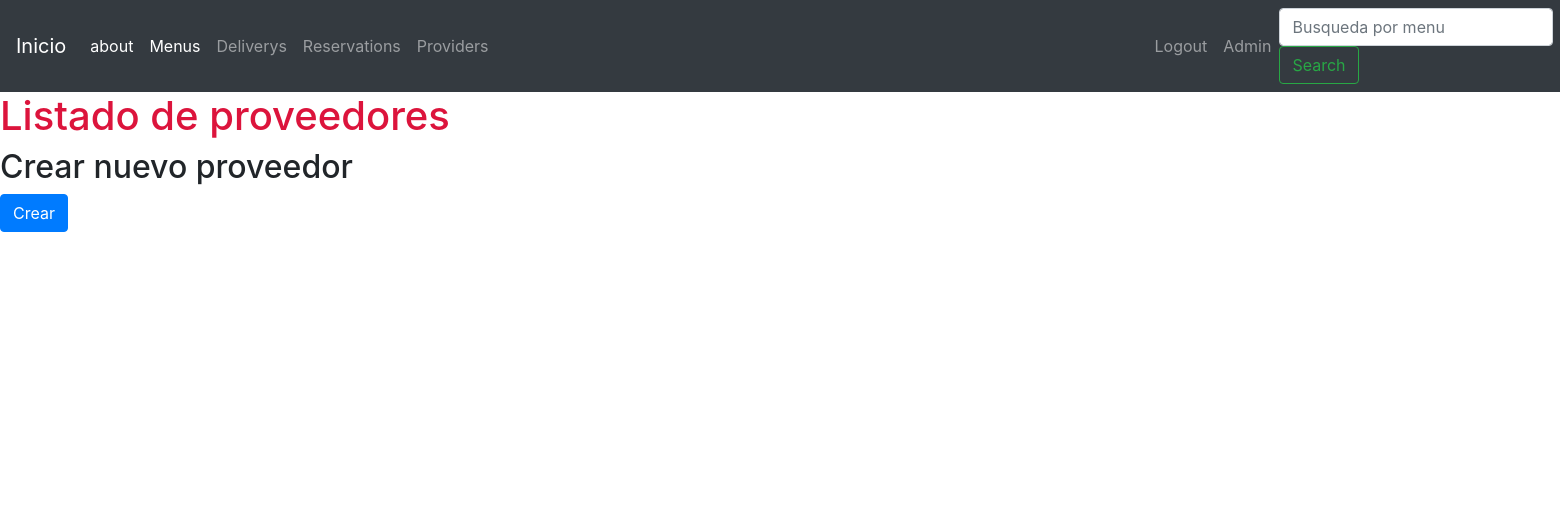
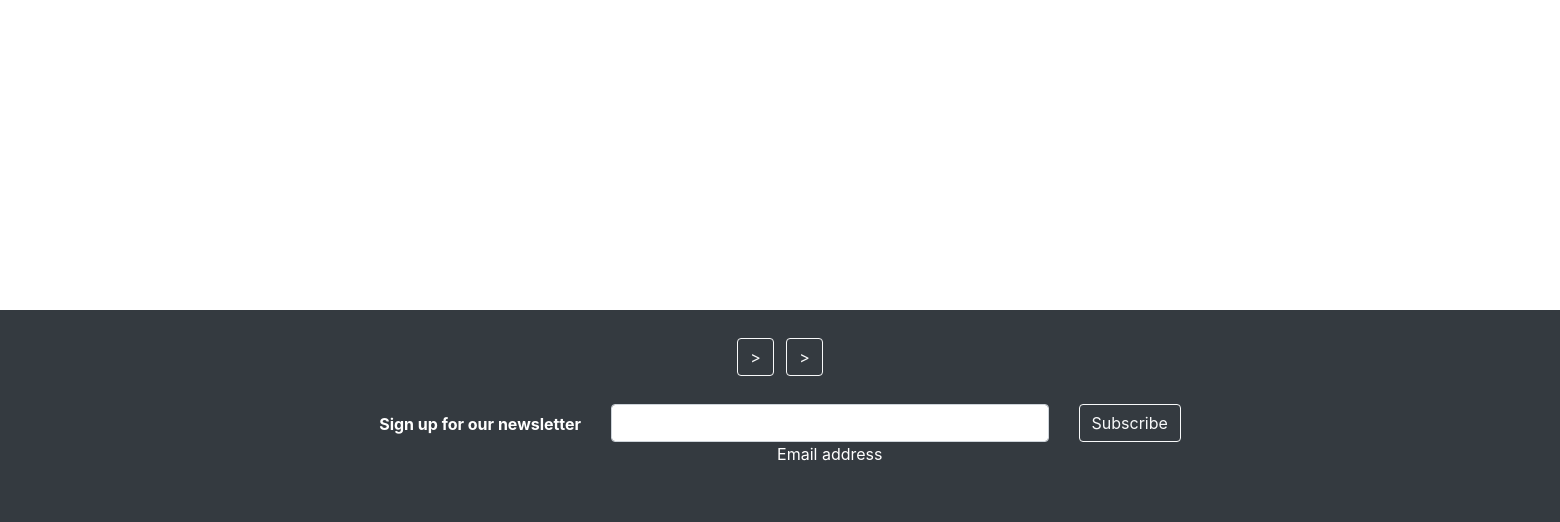
/providers/list-providers/ (signed in), run on an earlier commit of the app's database (2 pictures, top to bottom).
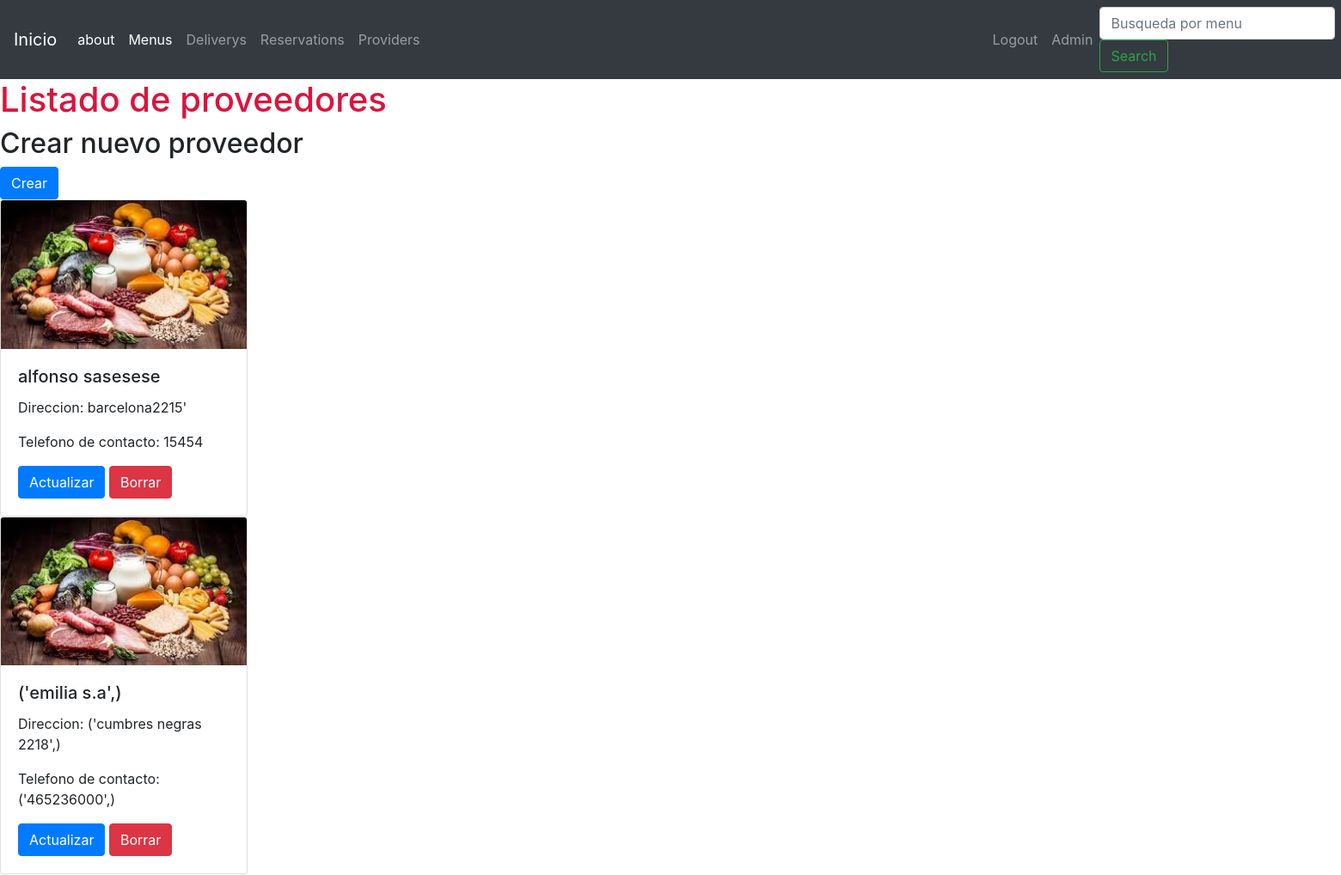
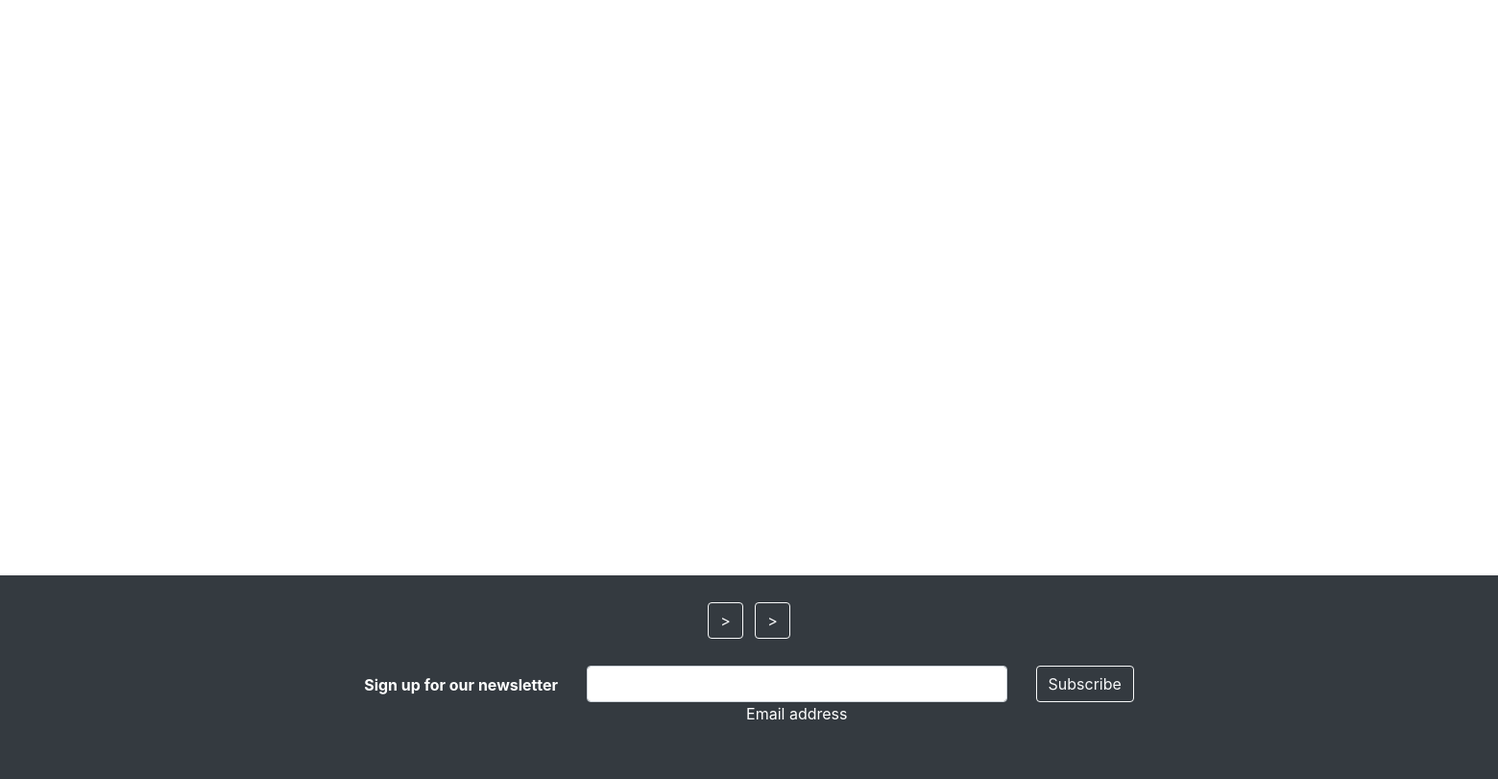
And on a later commit of the database (2 pictures, top to bottom).
### providers/models.py (models this page shows, shortened)
class Providers(models.Model):
    CHOICES = (
        ('Resposable Inscripto', 'Responsable Inscripto'),
        ('Monotributista', 'Monotributista'),
    )
    name = models.CharField(max_length=100, verbose_name= 'nombre')
    address = models.CharField(max_length=400, verbose_name= 'direccion')
    phone = models.CharField(max_length=20, verbose_name= 'telefono')
    tax_category = models.CharField(max_length=50, choices = CHOICES, verbose_name= 'categogia fiscal')
    is_active = models.BooleanField(default=True)
    class Meta:
        verbose_name = 'Provedor'
        verbose_name_plural = 'Provedores'

### providers/views.py (the view)
# urls.py: path('list-providers/', ProvidersListView.as_view(), name = 'list_providers'),
class ProvidersListView(LoginRequiredMixin, ListView):
    model = Providers
    template_name = 'providers/list_providers.html'
    queryset = Providers.objects.filter(is_active = True)

### templates/providers/list_providers.html (shortened to what this page needs)
{% extends 'base.html' %}
{% block content %}
<h1 style="color: crimson;">Listado de proveedores</h1>
<h2> Crear nuevo proveedor </h2>  <a href="/providers/create-provider/" class="btn btn-primary">Crear</a>
{% for provider in object_list %}
<div class="card" style="width: 18rem;">
    <img class="card-img-top" alt="...">
    <div class="card-body">
      <h5 class="card-title">{{provider.name}}</h5>
      <p class="card-text">Direccion: {{provider.address}}</p>
      <p>Telefono de contacto: {{provider.phone}}</p>
      <a href="/providers/update-provider/{{provider.id}}" class="btn btn-primary">Actualizar</a>
      <a href="/providers/delete-provider/{{provider.id}}" class="btn btn-danger">Borrar</a>
    </div>
  </div>
{% endfor %}
{% endblock %}

What changed in the data, as far as the page shows it:
added Providers: name "alfonso sasesese", address "barcelona2215'", phone "15454"
added Providers: name "('emilia s.a',)", address "('cumbres negras 2218',)", phone "('465236000',)"
